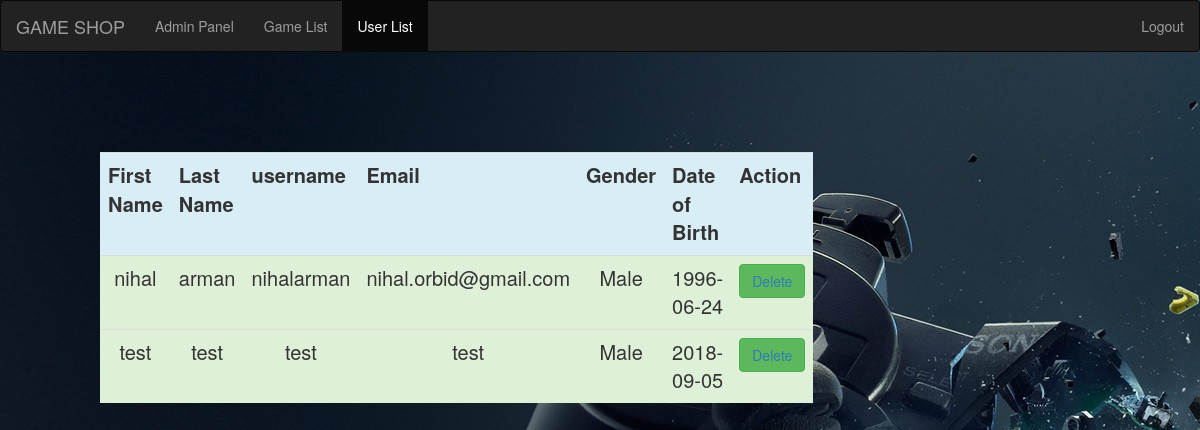
Page /admin/userList.php on the committed database.
### tables this page shows
CREATE TABLE `registration` (
  `id` int(20) NOT NULL,
  `fname` varchar(100) NOT NULL,
  `lname` varchar(100) NOT NULL,
  `username` varchar(100) NOT NULL,
  `email` varchar(100) NOT NULL,
  `password` varchar(100) NOT NULL,
  `gender` varchar(100) NOT NULL,
  `dob` date NOT NULL,
  `image` varchar(200) NOT NULL
);

### admin/userList.php (the view, shortened to what this page needs)
<?php
	require 'admin_config.php';
	$statement="SELECT * FROM registration ORDER BY id ASC";
	$result=mysqli_query($conn,$statement);
?>
<!DOCTYPE html>
<html lang="en">
<head>
    <link rel="stylesheet" href="http://maxcdn.bootstrapcdn.com/bootstrap/3.3.4/css/bootstrap.min.css">
    <link rel="stylesheet" type="text/css" href="styleUpdate.css">
</head>
<body>
	<nav class="navbar navbar-inverse">
		<div class="container-fluid">
			<div class="navbar-header">
				<a href"#" class="navbar-brand">GAME SHOP </a>
			</div>
			<div>
				<ul class="nav navbar-nav">
					<li> <a href="admin_panel.php"> Admin Panel </a></li>
					<li> <a href="gameList.php"> Game List </a></li>
					<li class="active"> <a href="userList.php"> User List </a></li>
				</ul>
				<ul class="nav navbar-nav navbar-right">
					<li> <a href="admin_login.php"> Logout </a></li>
				</ul>
			</div>
		</div>
	</nav>
	<div class=userList>
		<table class=table>
			<tr class="info">
				<th>
					First Name
				</th>
				<th>
					Last Name
				</th>
				<th>
					username
				</th>
				<th>
					Email
				</th>
				<th>
					Gender
				</th>
				<th>
					Date of Birth
				</th>
				<th>
					Action
				</th>
			</tr>
		<?php
		if(mysqli_num_rows($result)>0)
		{
			while($row=mysqli_fetch_array($result))
			{
	?>
			<tr class="success">
				<td>
					<?php echo $row["fname"]; ?>
				</td>
				<td>
					<?php echo $row["lname"]; ?>
				</td>
				<td>
					<?php echo $row["username"]; ?>
				</td>
				<td>
					<?php echo $row["email"]; ?>
				</td>
				<td>
					<?php echo $row["gender"]; ?>
				</td>
				<td>
					<?php echo $row["dob"]; ?>
				</td>
				<td>
					<button type="button" class="btn btn-success">
					<a href="deleteUser.php?action=add&id=<?php echo $row["id"];?>">
						Delete
					</a>
					</button>
				</td>
			</tr>
			<?php
				}
			}
		?>
		</table>
		<br/>
	</div>
</body>
</html>

### admin/styleUpdate.css (style rules this page uses)
body { background-image:url("images/gamepad.jpg"); }
.userList { margin:100px 100px 0px 100px; display:grid; grid-template-columns:repeat(2,1fr); grid-gap:1em; font-size:20px; text-align:center; }

### rows in the picture
registration: fname "nihal", lname "arman", username "nihalarman", email "nihal.orbid@gmail.com", gender "Male", dob "1996-06-24"
registration: fname "test", lname "test", username "test", email "test", gender "Male", dob "2018-09-05"
